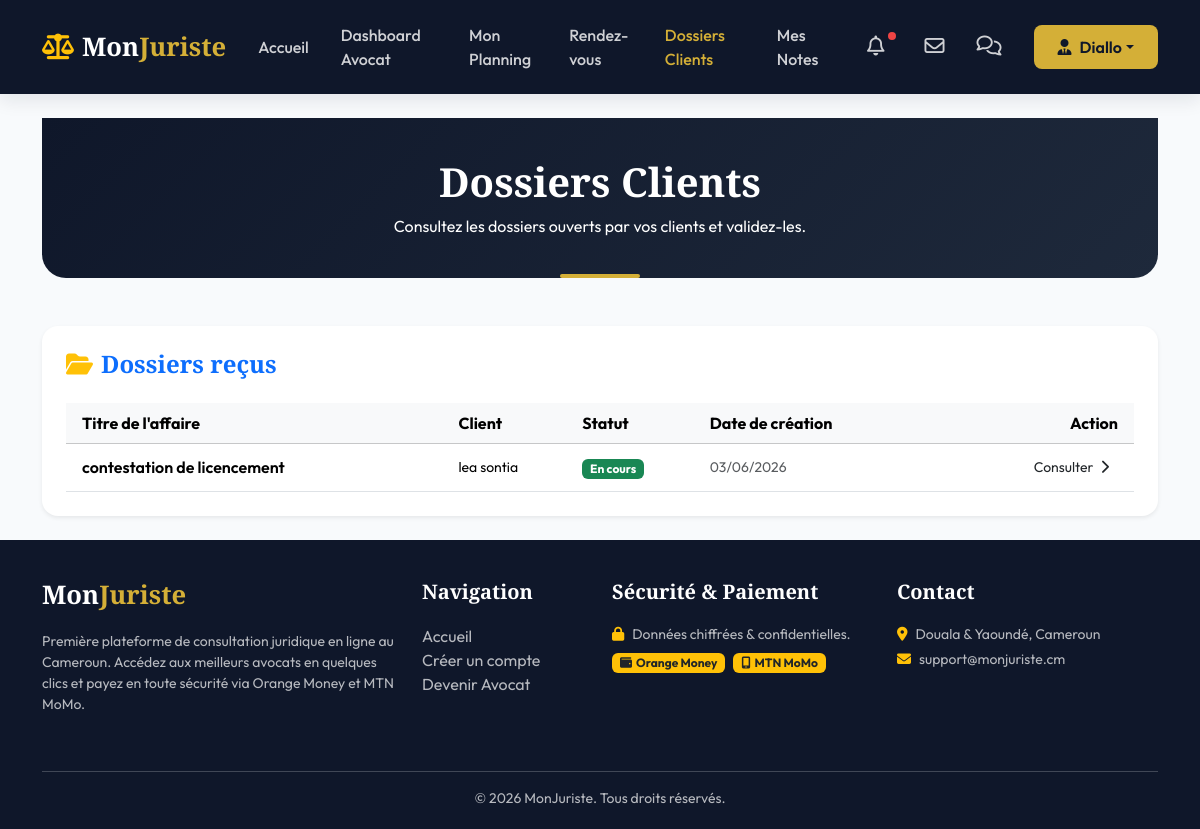
The app's page /avocat/dossiers/ (signed in) with its own data.
### monjuriste/models.py (models this page shows, shortened)
class User(AbstractUser):
    ROLE_CHOICES = (
        ('CLIENT', 'Client'),
        ('AVOCAT', 'Avocat'),
        ('ADMIN', 'Administrateur'),
    )
    role = models.CharField(max_length=20, choices=ROLE_CHOICES, default='CLIENT')
    telephone = models.CharField(max_length=20, blank=True, null=True)
    photo = models.ImageField(upload_to='profiles/', blank=True, null=True)

class Dossier(models.Model):
    STATUT_CHOICES = (
        ('EN_ATTENTE', 'En attente'),
        ('ACCEPTE', 'En cours'),
        ('REJETE', 'Rejeté'),
        ('TERMINE', 'Terminé'),
    )
    client = models.ForeignKey(ClientProfile, on_delete=models.CASCADE, related_name='dossiers')
    avocat = models.ForeignKey(AvocatProfile, on_delete=models.CASCADE, related_name='dossiers')
    demande = models.OneToOneField(DemandeConsultation, on_delete=models.SET_NULL, null=True, blank=True, related_name='dossier')
    titre = models.CharField(max_length=200)
    description = models.TextField()
    statut = models.CharField(max_length=20, choices=STATUT_CHOICES, default='EN_ATTENTE')
    created_at = models.DateTimeField(auto_now_add=True)
    updated_at = models.DateTimeField(auto_now=True)
    class Meta:
        verbose_name = "Dossier"
        verbose_name_plural = "Dossiers"
        ordering = ['-created_at']

class ClientProfile(models.Model):
    user = models.OneToOneField(User, on_delete=models.CASCADE, related_name='client_profile')
    adresse = models.TextField(blank=True, null=True)
    class Meta:
        verbose_name = "Profil Client"
        verbose_name_plural = "Profils Clients"

### monjuriste/decorators.py (the view, shortened to what this page needs)
        @login_required
        def _wrapped_view(request, *args, **kwargs):
            if request.user.role in allowed_roles:
                if request.user.role == 'AVOCAT':
                    if hasattr(request.user, 'avocat_profile') and request.user.avocat_profile.is_approved:
                        return view_func(request, *args, **kwargs)
                    else:
                        raise PermissionDenied("Votre compte avocat est en cours de validation par un administrateur.")
                return view_func(request, *args, **kwargs)
            raise PermissionDenied("Vous n'avez pas l'autorisation d'accéder à cette page.")

### monjuriste/views.py (called while the page is built)
@login_required
@role_required('AVOCAT')
def avocat_dossiers(request):
    avocat_profile = request.user.avocat_profile
    dossiers = Dossier.objects.filter(avocat=avocat_profile).select_related('client__user')
    return render(request, 'avocat/dossiers.html', {'dossiers': dossiers})

### templates/avocat/dossiers.html (shortened to what this page needs)
{% extends 'base.html' %}
{% block content %}
<div class="container">
    <div class="page-header text-center mb-5">
        <h1 class="font-serif">Dossiers Clients</h1>
        <p class="mb-0">Consultez les dossiers ouverts par vos clients et validez-les.</p>
    </div>
    <div class="card border-0 shadow-sm p-4 bg-white" style="border-radius: 16px;">
        <h4 class="font-serif text-primary mb-4"><i class="fa-solid fa-folder-open text-warning me-2"></i>Dossiers reçus</h4>
        <div class="table-responsive">
            <table class="table table-hover align-middle mb-0">
                <thead class="table-light">
                    <tr>
                        <th class="px-3">Titre de l'affaire</th>
                        <th>Client</th>
                        <th>Statut</th>
                        <th>Date de création</th>
                        <th class="text-end px-3">Action</th>
                    </tr>
                </thead>
                <tbody>
                    {% for dos in dossiers %}
                        <tr>
                            <td class="px-3 fw-semibold text-navy">{{ dos.titre }}</td>
                            <td class="small">{{ dos.client.user.get_full_name }}</td>
                            <td>
                                {% if dos.statut == 'EN_ATTENTE' %}
                                    <span class="badge bg-warning text-dark">En attente de validation</span>
                                {% elif dos.statut == 'ACCEPTE' %}
                                    <span class="badge bg-success text-white">En cours</span>
                                {% elif dos.statut == 'REJETE' %}
                                    <span class="badge bg-danger text-white">Rejeté</span>
                                {% else %}
                                    <span class="badge bg-secondary text-white">Terminé</span>
                                {% endif %}
                            </td>
                            <td class="small text-muted">{{ dos.created_at|date:"d/m/Y" }}</td>
                            <td class="text-end px-3">
                                <a href="{% url 'avocat_dossier_detail' dos.id %}" class="btn btn-sm btn-outline-navy">
                                    {% if dos.statut == 'EN_ATTENTE' %}Valider{% else %}Consulter{% endif %}
                                    <i class="fa-solid fa-chevron-right ms-1"></i>
                                </a>
                            </td>
                        </tr>
                    {% empty %}
                        <tr>
                            <td colspan="5" class="text-center py-4 text-muted">
                                Aucun dossier reçu pour le moment.
                            </td>
                        </tr>
                    {% endfor %}
                </tbody>
            </table>
        </div>
    </div>
</div>
{% endblock %}

### templates/base.html (shortened to what this page needs)
<!DOCTYPE html>
<html lang="fr">
<head>
    <link href="https://cdn.jsdelivr.net/npm/bootstrap@5.3.2/dist/css/bootstrap.min.css" rel="stylesheet">
    <link href="https://cdnjs.cloudflare.com/ajax/libs/font-awesome/6.4.2/css/all.min.css" rel="stylesheet">
    {% load static %}
    <link rel="stylesheet" href="{% static 'css/style.css' %}">
</head>
<body>
    <nav class="navbar navbar-expand-lg navbar-dark navbar-custom sticky-top">
        <div class="container">
            <a class="navbar-brand font-serif" href="{% url 'visitor_index' %}">
                <i class="fa-solid fa-scale-balanced me-2 text-warning"></i>Mon<span>Juriste</span>
            </a>
            <div class="collapse navbar-collapse" id="navbarNav">
                <ul class="navbar-nav ms-auto align-items-center">
                    <li class="nav-item">
                        <a class="nav-link {% if request.resolver_match.url_name == 'visitor_index' %}active{% endif %}" href="{% url 'visitor_index' %}">Accueil</a>
                    </li>
                    {% if user.is_authenticated %}
                        {% if user.role == 'AVOCAT' %}
                            <li class="nav-item">
                                <a class="nav-link {% if 'avocat/dashboard' in request.path %}active{% endif %}" href="{% url 'avocat_dashboard' %}">Dashboard Avocat</a>
                            </li>
                            <li class="nav-item">
                                <a class="nav-link {% if 'avocat/planning' in request.path %}active{% endif %}" href="{% url 'avocat_planning' %}">Mon Planning</a>
                            </li>
                            <li class="nav-item">
                                <a class="nav-link {% if 'avocat/rendezvous' in request.path %}active{% endif %}" href="{% url 'avocat_rendezvous' %}">Rendez-vous</a>
                            </li>
                            <li class="nav-item">
                                <a class="nav-link {% if 'avocat/dossiers' in request.path %}active{% endif %}" href="{% url 'avocat_dossiers' %}">Dossiers Clients</a>
                            </li>
                            <li class="nav-item">
                                <a class="nav-link {% if 'avocat/avis' in request.path %}active{% endif %}" href="{% url 'avocat_notes' %}">Mes Notes</a>
                            </li>
                        {% endif %}
                        <li class="nav-item position-relative mx-2">
                            <a class="nav-link {% if 'notifications' in request.path %}active{% endif %}" href="{% url 'notifications_list' %}">
                                <i class="fa-regular fa-bell fs-5"></i>
                                {% if user.notifications.all %}
                                    <span class="notification-dot"></span>
                                {% endif %}
                            </a>
                        </li>
                        <li class="nav-item">
                            <a class="nav-link {% if 'emails' in request.path %}active{% endif %}" href="{% url 'emails_list' %}" title="Mes Emails reçus">
                                <i class="fa-regular fa-envelope fs-5"></i>
                            </a>
                        </li>
                        <li class="nav-item">
                            <a class="nav-link {% if 'messages' in request.path %}active{% endif %}" href="{% url 'conversation_list' %}" title="Mes Discussions">
                                <i class="fa-regular fa-comments fs-5"></i>
                            </a>
                        </li>
                        <li class="nav-item dropdown ms-3">
                            <a class="btn btn-gold dropdown-toggle d-flex align-items-center" href="#" role="button" data-bs-toggle="dropdown">
                                <i class="fa-solid fa-user-tie me-2"></i>{{ user.first_name|default:user.username }}
                            </a>
                        </li>
                    {% endif %}
                </ul>
            </div>
        </div>
    </nav>
    <main class="py-4">
        {% block content %}{% endblock %}
    </main>
    <footer>
        <div class="container">
            <div class="row">
                <div class="col-md-4 mb-4">
                    <h5 class="navbar-brand">Mon<span>Juriste</span></h5>
                    <p class="small">Première plateforme de consultation juridique en ligne au Cameroun. Accédez aux meilleurs avocats en quelques clics et payez en toute sécurité via Orange Money et MTN MoMo.</p>
                </div>
                <div class="col-md-2 mb-4">
                    <h5>Navigation</h5>
                    <ul class="list-unstyled">
                        <li><a href="{% url 'visitor_index' %}">Accueil</a></li>
                        <li><a href="{% url 'register' %}">Créer un compte</a></li>
                        <li><a href="{% url 'lawyer_register' %}">Devenir Avocat</a></li>
                    </ul>
                </div>
                <div class="col-md-3 mb-4">
                    <h5>Sécurité & Paiement</h5>
                    <p class="small mb-2"><i class="fa-solid fa-lock text-warning me-2"></i>Données chiffrées & confidentielles.</p>
                    <div class="d-flex gap-2">
                        <span class="badge bg-warning text-dark px-2 py-1"><i class="fa-solid fa-wallet me-1"></i>Orange Money</span>
                        <span class="badge bg-warning text-dark px-2 py-1"><i class="fa-solid fa-mobile-screen me-1"></i>MTN MoMo</span>
                    </div>
                </div>
                <div class="col-md-3 mb-4">
                    <h5>Contact</h5>
                    <p class="small mb-1"><i class="fa-solid fa-location-dot me-2 text-warning"></i>Douala & Yaoundé, Cameroun</p>
                    <p class="small mb-1"><i class="fa-solid fa-envelope me-2 text-warning"></i>support@monjuriste.cm</p>
                </div>
            </div>
            <hr class="bg-secondary">
            <div class="row mt-3 text-center">
                <div class="col-12">
                    <p class="small mb-0">&copy; 2026 MonJuriste. Tous droits réservés.</p>
                </div>
            </div>
        </div>
    </footer>
</body>
</html>

### static/css/style.css (style rules this page uses)
:root { --primary: #0F172A; --primary-light: #1E293B; --accent: #D4AF37; --accent-hover: #C5A028; --accent-light: #FCE8B2; --secondary: #475569; --success: #10B981; --warning: #F59E0B; --danger: #EF4444; --info: #3B82F6; --light-bg: #F8FAFC; --white: #FFFFFF; --glass-bg: rgba(255, 255, 255, 0.85); --glass-border: rgba(255, 255, 255, 0.4); --shadow-sm: 0 2px 4px rgba(15, 23, 42, 0.05); --shadow-md: 0 8px 16px rgba(15, 23, 42, 0.08); --shadow-lg: 0 16px 32px rgba(15, 23, 42, 0.12); --transition: all 0.3s cubic-bezier(0.4, 0, 0.2, 1); --font-serif: 'Playfair Display', Georgia, serif; --font-sans: 'Outfit', sans-serif; }
body { font-family: var(--font-sans); background-color: var(--light-bg); color: var(--primary); min-height: 100vh; display: flex; flex-direction: column; overflow-x: hidden; }
h1, h2, h3, h4, h5, h6 { font-weight: 700; }
.font-serif { font-family: var(--font-serif); }
.btn-gold { background-color: var(--accent); color: var(--primary); border: none; font-weight: 600; padding: 10px 24px; border-radius: 8px; transition: var(--transition); }
.navbar-custom { background-color: var(--primary); box-shadow: var(--shadow-md); padding: 15px 0; }
.navbar-brand { font-family: var(--font-serif); font-size: 1.6rem; font-weight: 700; color: var(--white) !important; }
.navbar-brand span { color: var(--accent); }
.nav-link { color: rgba(255, 255, 255, 0.8) !important; font-weight: 500; margin: 0 8px; transition: var(--transition); }
.nav-link:hover, .nav-link.active { color: var(--accent) !important; }
.page-header { background: linear-gradient(135deg, var(--primary) 0%, var(--primary-light) 100%); color: var(--white); padding: 40px 0; margin-bottom: 40px; border-radius: 0 0 24px 24px; position: relative; }
.page-header::after { content: ''; position: absolute; bottom: 0; left: 50%; transform: translateX(-50%); width: 80px; height: 4px; background-color: var(--accent); border-radius: 2px; }
footer { background-color: var(--primary); color: rgba(255, 255, 255, 0.7); padding: 40px 0 20px 0; margin-top: auto; }
footer h5 { color: var(--white); font-family: var(--font-serif); margin-bottom: 20px; }
footer a { color: rgba(255, 255, 255, 0.7); text-decoration: none; transition: var(--transition); }
.notification-dot { position: absolute; top: 5px; right: 5px; width: 8px; height: 8px; background-color: var(--danger); border-radius: 50%; }

### records on screen
User: first_name "Diallo"
Dossier: titre "contestation de licencement", client.user.get_full_name "lea sontia", statut "En cours", created_at "03/06/2026"
